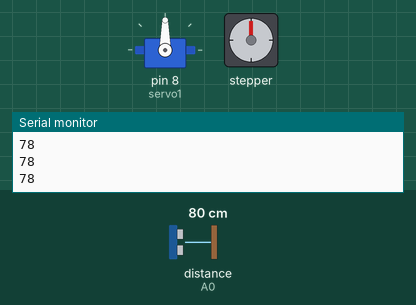
Simulated run of this sketch. Board: Arduino Uno, built with avr-gcc and run on an emulated ATmega328P. Parts: servo, stepper motor, the last lines printed to the serial monitor. Wiring (inferred from the names in the program): ultrasonic range finder: trigger A1; echo A0. The test bench sets the inputs (shaded band); at power-on: distance to the obstacle (sensor on A0) 80 cm. The echo pulse lasts 58.3 µs per cm; stepper angles assume 2048 steps per turn.

Above: at 1.2 s.
1.3 s: distance to the obstacle (sensor on A0) set to 6 cm
2.8 s: distance to the obstacle (sensor on A0) set to 3 cm
At 2.95 s:
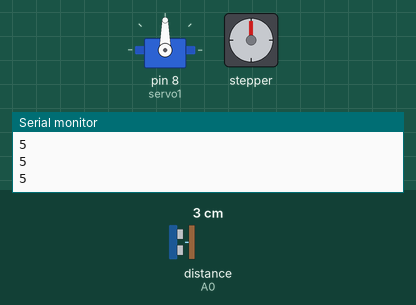
At 5.1 s:
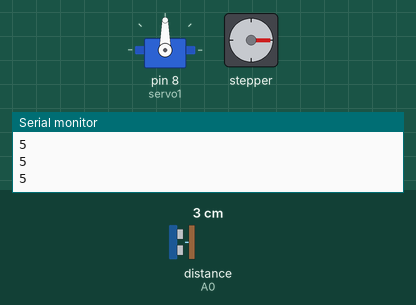
Timing chart, 0 to 13.6 s (numbered marks = the images above; inputs shaded):
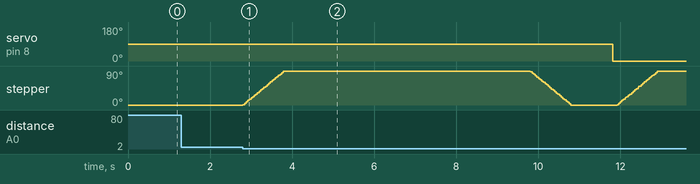

The sketch:

AutomaticTrashCan.ino
```cpp
#include <Servo.h>
#include <Stepper.h>


Servo servo1;
Stepper myStepper(2048, 2,4,3,5);
int Speed = 15;

const int trig =A1;
const int echo = A0;

int reading;
long distanceCM;


void setup()
{
Serial.begin(9600);

pinMode(trig, OUTPUT);
pinMode(echo, INPUT);
servo1.attach(8);


myStepper.setSpeed(Speed);


}

void loop(){
getDistance();


if (distanceCM <= 3){
myStepper.step(512);
delay(1000);
servo1.write(90);
delay(5000);
myStepper.step(-512);
delay(1000);
servo1.write(-90);
delay(100);

}

Serial.println(distanceCM);

}

void getDistance()
{
  digitalWrite(trig, HIGH);
  digitalWrite(trig, LOW);
  reading = pulseIn(echo, HIGH);

  distanceCM = 0.017 * reading;
}
```

Measured:
- the behaviour switches between 5 and 4 cm on distance to the obstacle (sensor on A0) (found by bisection; images 0 and 1)
- after the input at 2.8 s, servo on pin 8 (servo1): 90° → 0° after 9.0 s; stepper: turns 90° clockwise in 1.0 s, then 90° counter-clockwise in 0.98 s, then 90° clockwise in 1.0 s
